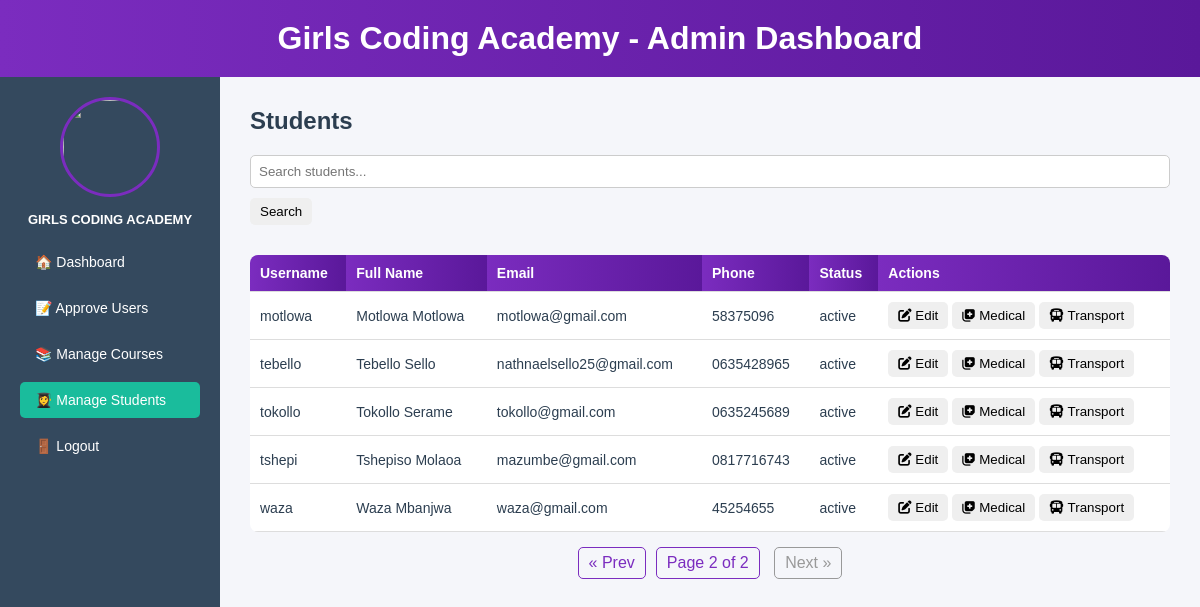
Screenshot of /studentfixation.php?page=2 (signed in) with the database file from the repository.
### tables this page shows
CREATE TABLE `users` (
  `user_id` int(11) NOT NULL AUTO_INCREMENT,
  `firstName` varchar(100) DEFAULT NULL,
  `lastName` varchar(100) DEFAULT NULL,
  `email` varchar(100) DEFAULT NULL,
  `password` varchar(255) DEFAULT NULL,
  `username` varchar(50) DEFAULT NULL,
  `role` varchar(20) DEFAULT NULL,
  `gender` varchar(10) DEFAULT NULL,
  `dob` date DEFAULT NULL,
  `IDNumber` varchar(20) DEFAULT NULL,
  `phone` varchar(20) DEFAULT NULL,
  `document` varchar(255) DEFAULT NULL,
  `status` varchar(20) DEFAULT NULL,
  `address_id` int(11) DEFAULT NULL,
  `created_at` datetime DEFAULT NULL,
  `updated_at` datetime DEFAULT NULL,
  PRIMARY KEY (`user_id`),
  UNIQUE KEY `email` (`email`),
  UNIQUE KEY `username` (`username`),
  KEY `address_id` (`address_id`),
  CONSTRAINT `users_ibfk_1` FOREIGN KEY (`address_id`) REFERENCES `addresses` (`address_id`)
);

### studentfixation.php (the view, shortened to what this page needs)
<?php
include("db.php");
$where = "role='student'";
$limit = 5;
$page  = isset($_GET['page']) ? max(1,intval($_GET['page'])) : 1;
$offset= ($page-1)*$limit;
$total_result = $conn->query("SELECT COUNT(*) as total FROM users WHERE $where");
$total_row = $total_result->fetch_assoc();
$total_pages = ceil($total_row['total'] / $limit);
$students = $conn->query("SELECT u.*, a.address1, a.streetName, a.postalCode, a.district, a.country
                          FROM users u
                          LEFT JOIN addresses a ON u.address_id=a.address_id
                          WHERE $where
                          ORDER BY u.firstName ASC
                          LIMIT $limit OFFSET $offset");
$qs = '';
if(!empty($_GET)){
    $params = $_GET;
    unset($params['page']);
    $qs = !empty($params) ? '&'.http_build_query($params) : '';
}
?>
<!DOCTYPE html>
<html lang="en">
<head>
<link rel="stylesheet" href="https://cdnjs.cloudflare.com/ajax/libs/font-awesome/6.4.0/css/all.min.css">
</head>
<body>
<header><h1>Girls Coding Academy - Admin Dashboard</h1></header>
<div class="container">
<div class="sidebar">
<img src="admin.jpg">
<h3>GIRLS CODING ACADEMY</h3>
<a href="admin_dashboard.php">🏠 Dashboard</a>
<a href="approve_users.php">📝 Approve Users</a>
<a href="manage_courses.php">📚 Manage Courses</a>
<a href="manage_students.php" class="active">👩‍🎓 Manage Students</a>
<a href="logout.php">🚪 Logout</a>
</div>
<div class="content">
<h2>Students</h2>
<form method="GET" style="margin-bottom:10px;">
<input type="text" name="search" placeholder="Search students..." value="<?= htmlspecialchars($_GET['search'] ?? '') ?>">
<button type="submit">Search</button>
</form>
<div class="table-wrapper">
<table>
<thead>
<tr>
<th>Username</th>
<th>Full Name</th>
<th>Email</th>
<th>Phone</th>
<th>Status</th>
<th>Actions</th>
</tr>
</thead>
<tbody>
<?php if($students->num_rows>0): ?>
<?php while($s=$students->fetch_assoc()): ?>
<tr>
<td><?= htmlspecialchars($s['username']) ?></td>
<td><?= htmlspecialchars($s['firstName'].' '.$s['lastName']) ?></td>
<td><?= htmlspecialchars($s['email']) ?></td>
<td><?= htmlspecialchars($s['phone']) ?></td>
<td><?= htmlspecialchars($s['status']) ?></td>
<td>
<button onclick="openStudentModal(<?= $s['user_id'] ?>)"><i class="fas fa-edit"></i> Edit</button>
<button onclick="openMedicalModal(<?= $s['user_id'] ?>)"><i class="fas fa-notes-medical"></i> Medical</button>
<button onclick="openTransportModal(<?= $s['user_id'] ?>)"><i class="fas fa-bus"></i> Transport</button>
</td>
</tr>
<?php endwhile; ?>
<?php else: ?>
<tr><td colspan="6" style="text-align:center;">No students found.</td></tr>
<?php endif; ?>
</tbody>
</table>
<div class="pagination">
<?php if($page>1): ?><a href="?page=<?= ($page-1).$qs ?>">&laquo; Prev</a><?php else:?><span class="disabled">&laquo; Prev</span><?php endif;?>
<span>Page <?= $page ?> of <?= $total_pages ?></span>
<?php if($page<$total_pages): ?><a href="?page=<?= ($page+1).$qs ?>">Next &raquo;</a><?php else:?><span class="disabled">Next &raquo;</span><?php endif;?>
</div>
</div>
</div></div>
</body>
</html>

### studentfixation.php (style rules this page uses)
* { margin:0;padding:0;box-sizing:border-box; }
body { font-family:Arial,sans-serif;background:#f5f6fa;color:#2c3e50; }
header { background:linear-gradient(90deg,#7b2cbf,#5a189a);color:white;padding:20px;text-align:center; }
.container { display:flex;min-height:calc(100vh - 70px); }
.sidebar { width:220px;background:#34495e;padding:20px;display:flex;flex-direction:column;align-items:center; }
.sidebar img { width:100px;height:100px;border-radius:50%;margin-bottom:15px;border:3px solid #7b2cbf;object-fit:cover; }
.sidebar h3 { font-size:13px;color:white;margin-bottom:12px; }
.sidebar a { width:100%;display:block;color:white;text-decoration:none;padding:10px 15px;margin:5px 0;border-radius:5px;font-size:14px; }
.sidebar a:hover,.sidebar a.active { background:#1abc9c; }
.content { flex:1;padding:30px;display:flex;flex-direction:column;gap:20px; }
.table-wrapper { overflow-x:auto; }
table { width:100%;border-collapse:collapse;background:white;border-radius:8px;overflow:hidden; }
th,td { padding:10px;border-bottom:1px solid #ddd;text-align:left;font-size:14px; }
th { background: linear-gradient(90deg,#7b2cbf,#5a189a);color:white; }
.pagination { margin-top:15px;text-align:center; }
.pagination a, .pagination span { display:inline-block;margin:0 5px;padding:6px 10px;border-radius:5px;text-decoration:none;color:#7b2cbf;border:1px solid #7b2cbf; }
.pagination span.disabled { color:#999;border-color:#999; }
button { padding:6px 10px;border:none;border-radius:5px;cursor:pointer; }
input, select { width:100%;padding:8px;margin-bottom:10px;border:1px solid #ccc;border-radius:5px; }

### rows the page displays
users: username "motlowa", firstName+lastName "Motlowa Motlowa", email "motlowa@gmail.com", phone "58375096", status "active"
users: username "tebello", firstName+lastName "Tebello Sello", email "nathnaelsello25@gmail.com", phone "0635428965", status "active"
users: username "tokollo", firstName+lastName "Tokollo Serame", email "tokollo@gmail.com", phone "0635245689", status "active"
users: username "tshepi", firstName+lastName "Tshepiso Molaoa", email "mazumbe@gmail.com", phone "0817716743", status "active"
users: username "waza", firstName+lastName "Waza Mbanjwa", email "waza@gmail.com", phone "45254655", status "active"

### other values shown
$page "2"
$total_pages "2"
